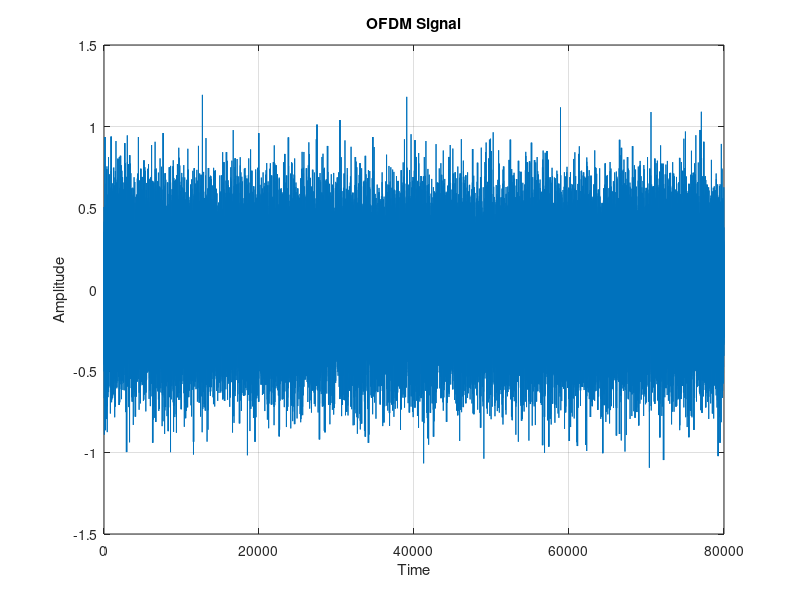
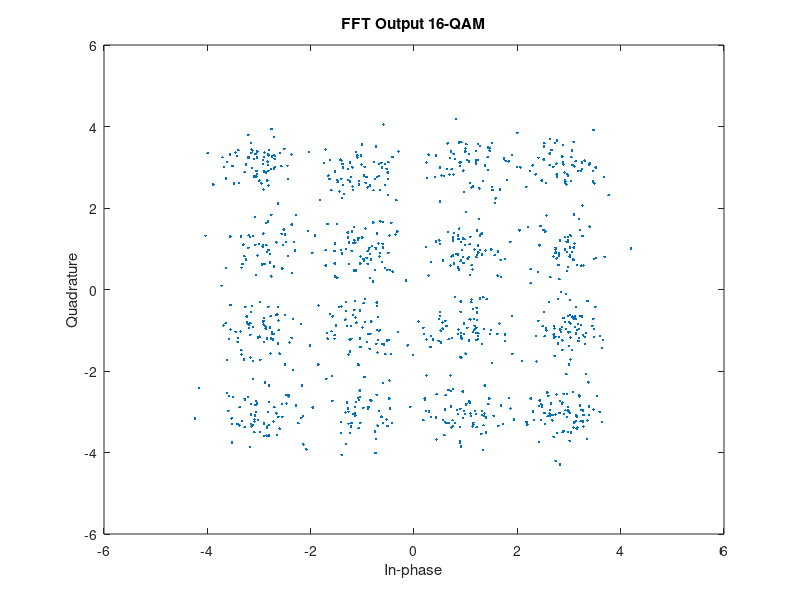

MATLAB code for these plots, in order:
% Configuration Parameters

%% Setting Parameters
Subcarriers = 64;  % total number of subcarrier (IFFT length equal to Subcarriers) N
M = 16;            % number of constellations 16-QAM
k = log2(M);       % number of bits per constellation m
numOfSym = 10^3;   % number of OFDM Symbols  
GI = 1/4;          % Guard Interval or Cyclic Prefix, normaly 0.25 of the entire OFDM symbols 
snr = 15;          % Signal to noise ratio in dB



%% --------------------- TRANSMITER --------------------------------------
% Generate Data to be modulated on the subcarriers
TxData = randi([0,M-1], Subcarriers, numOfSym); %Matrix of Subcareer x numOfsym filled with nrandom nums from 1 to M-1(15)                            
 
% Implement QAM modulation
TxData_Modulated = qammod(TxData,M);
 
% Perform IFFT
TxData_IFFT = ifft(TxData_Modulated);
 
% Adding cyclic Prefix
TxData_GI = [TxData_IFFT((1-GI)*Subcarriers+1:end,:);TxData_IFFT];
 
% Plotting OFDM signal in time domain 
[row , col] = size(TxData_GI);
len = row*col; %for here is 80k
ofdm_signal = reshape(TxData_GI, 1, len); %returns 1 x 80,000 matrix with TxData_GI 's elemnts in that vector
figure(1);
plot(real(ofdm_signal)); 
xlabel('Time'); 
ylabel('Amplitude');
title('OFDM Signal');
grid on;


%% Channel

rx_signal = awgn(TxData_GI ,snr,'measured');

%% --------------------- RECEIVER ----------------------------------------

% Cyclic Prefix  removal
Recieve_GIremoved  =  rx_signal(GI*Subcarriers+1 : Subcarriers+GI*Subcarriers, :); 
 
% FFT operation
RecieveData_FFT = fft(Recieve_GIremoved);
Signal_Magnitude = real(RecieveData_FFT);
Signal_Phase = imag(RecieveData_FFT);
 
% plot the received constellations for a specific subcarrier
n = 4; % selected subcarrier out of 64
scatterplot(RecieveData_FFT(n,:)); %??????????????
title('FFT Output 16-QAM');
 
% Demodulation
RecieveData = qamdemod(RecieveData_FFT,M);
 
% Number of Bit Errors and Bit Error Rate computation
[num , BER] = biterr(TxData, RecieveData); %so if num=0, ratio whould be 1?????????


